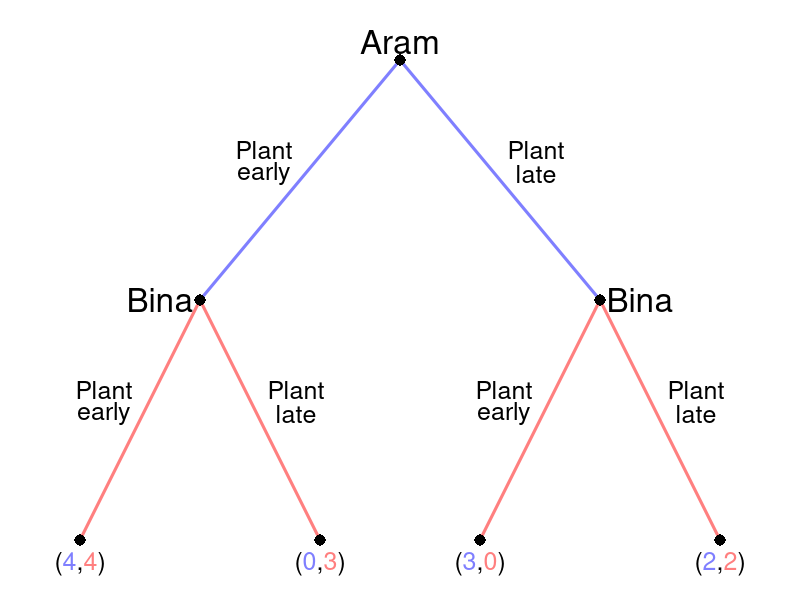

The R source for this figure:
require(shape)
pdf(file = "people/sequential_palanpur.pdf", width = 9, height = 7)

#Set parameters for graphics
axislabelsize <- 1.5
labelsize <- 2
actionlabelsize <- 1.5
graphlinewidth <- 3
segmentlinewidth <- 2
nodesize <- 1.5

COL <- c("#7fc97f", "#beaed4", "#fdc086", "#ffff99", "#386cb0", "#f0027f", "#bf5b17", "#666666")
COLA <- c("#99d8c9","#66c2a4","#41ae76", "#238b45", "#005824")
COLB <- c("#4eb3d3", "#2b8cbe", "#0868ac","#084081")

par(mar =  c(0, 0, 0, 0))

xlims <- c(0, 10)
ylims <- c(0, 10)

npts <- 501 
x <- seq(xlims[1], xlims[2], length.out = npts)
y <- seq(ylims[1], ylims[2], length.out = npts) 

plot(0, 0, xlim = xlims, ylim = ylims, type = "n",
     xlab = expression(paste("")),
     ylab = expression(paste("")), 
     xaxt = "n", 
     yaxt = "n", 
     cex.lab = axislabelsize, 
     bty = "n",
     xaxs="i", 
     yaxs="i")

ticksy <- seq(from = 0, to = ylims[2], by = 2)
ylabels <- seq(from = 0, to = ylims[2], by = 2)
ticksx <- seq(from = 0, to = xlims[2], by = 2)
xlabels <- seq(from = 0, to = xlims[2], by = 2)

#Branches for Aram
#Fish 10
segments(5, 9, 2.5, 5, lty = 1, col = rgb(0, 0, 1, 0.5), lwd = graphlinewidth)
#Fish 12
segments(5, 9, 7.5, 5, lty = 1, col = rgb(0, 0, 1, 0.5), lwd = graphlinewidth)

#Branches for Bina
#From Aram Fishing 10
#Bina fishes 10
segments(2.5, 5, 1, 1, lty = 1, col = rgb(1, 0, 0, 0.5), lwd = graphlinewidth)
#Bina fishes 12
segments(2.5, 5, 4, 1, lty = 1, col = rgb(1, 0, 0, 0.5), lwd = graphlinewidth)

#From Aram fishing 12
#Bina fishes 10
segments(7.5, 5, 6, 1, lty = 1, col = rgb(1, 0, 0, 0.5), lwd = graphlinewidth)


#Bina fishes 12
segments(7.5, 5, 9, 1, lty = 1, col = rgb(1, 0, 0, 0.5), lwd = graphlinewidth)

#Initial node
points(5, 9, pch = 16, col = "black", cex = nodesize)

#P1 Nodes
points(2.5, 5, pch = 16, col = "black", cex = nodesize)
points(7.5, 5, pch = 16, col = "black", cex = nodesize)

#P2 Terminal Nodes
points(1, 1, pch = 16, col = "black", cex = nodesize)
points(4, 1, pch = 16, col = "black", cex = nodesize)
points(6, 1, pch = 16, col = "black", cex = nodesize)
points(9, 1, pch = 16, col = "black", cex = nodesize)

text(5, 9.3, expression(paste("Aram")), cex = labelsize)

text(3.3, 7.5, expression(paste("Plant")), cex = actionlabelsize)
text(3.3, 7.1, expression(paste("early")), cex = actionlabelsize)
text(6.7, 7.5, expression(paste("Plant")), cex = actionlabelsize)
text(6.7, 7.1, expression(paste("late")), cex = actionlabelsize)


text(2, 5, expression(paste("Bina")), cex = labelsize)
text(1.3, 3.5, expression(paste("Plant")), cex = actionlabelsize)
text(1.3, 3.1, expression(paste("early")), cex = actionlabelsize)
text(3.7, 3.5, expression(paste("Plant")), cex = actionlabelsize)
text(3.7, 3.1, expression(paste("late")), cex = actionlabelsize)


text(8, 5, expression(paste("Bina")), cex = labelsize)
text(6.3, 3.5, expression(paste("Plant")), cex = actionlabelsize)
text(6.3, 3.1, expression(paste("early")), cex = actionlabelsize)
text(8.7, 3.5, expression(paste("Plant")), cex = actionlabelsize)
text(8.7, 3.1, expression(paste("late")), cex = actionlabelsize)

#Payoffs 

text(1, .6, expression("(" * phantom("4") * "," * phantom("4") * ")"), cex = actionlabelsize)
text(1, .6, expression(phantom("(") * "4" * phantom(",") * phantom("4") * phantom(")")), col = rgb(0, 0, 1, 0.5),  cex = actionlabelsize)
text(1, .6, expression(phantom("(") * phantom("4") * phantom(",") * "4" * phantom(")")), col = rgb(1, 0, 0, 0.5), cex = actionlabelsize)

text(4, .6, expression("(" * phantom("0") * "," * phantom("3") * ")"), cex = actionlabelsize)
text(4, .6, expression(phantom("(") * "0" * phantom(",") * phantom("3") * phantom(")")), col = rgb(0, 0, 1, 0.5),  cex = actionlabelsize)
text(4, .6, expression(phantom("(") * phantom("0") * phantom(",") * "3" * phantom(")")), col = rgb(1, 0, 0, 0.5), cex = actionlabelsize)

text(6, .6, expression("(" * phantom("3") * "," * phantom("0") * ")"), cex = actionlabelsize)
text(6, .6, expression(phantom("(") * "3" * phantom(",") * phantom("0") * phantom(")")), col = rgb(0, 0, 1, 0.5),  cex = actionlabelsize)
text(6, .6, expression(phantom("(") * phantom("3") * phantom(",") * "0" * phantom(")")), col = rgb(1, 0, 0, 0.5), cex = actionlabelsize)

text(9, .6, expression("(" * phantom("2") * "," * phantom("2") * ")"), cex = actionlabelsize)
text(9, .6, expression(phantom("(") * "2" * phantom(",") * phantom("2") * phantom(")")), col = rgb(0, 0, 1, 0.5),  cex = actionlabelsize)
text(9, .6, expression(phantom("(") * phantom("2") * phantom(",") * "2" * phantom(")")), col = rgb(1, 0, 0, 0.5), cex = actionlabelsize)

dev.off()
